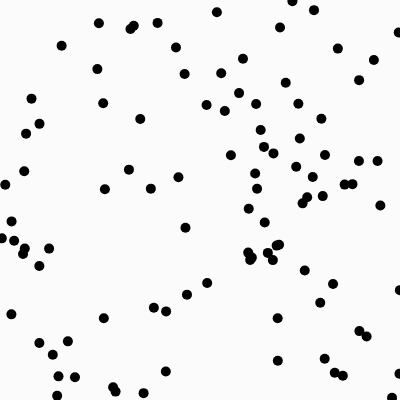
Frame 1 (no input)
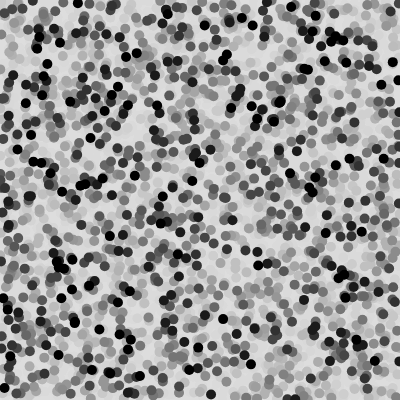
Frame 60 (no input)
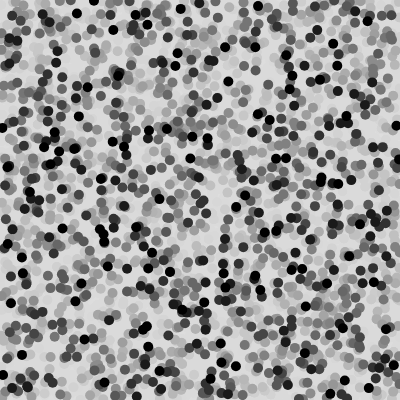
Frame 120 (the mouse pressed at the canvas centre since frame 60)

The p5.js sketch that drew these frames (run headless with seeded random() and noise() and a simulated clock; from frame 60 on, the mouse is pressed at the canvas centre):

// p5.js sketch
// ── sketch.js
/*
BASIC P5JS SKETCH
Jeff Thompson | 2020 | jeffreythompson.org

p5js is a version of Processing for the web. We can
write sketches very similar to the Java version of
Processing but using Javascript (which has no real
connection to Java, despite the name). There are a
few differences though.

CREATING/RUNNING A SKETCH
First, log into the editor (you can use your Github login!)
and create a new sketch. You can rename it at the top, then
save it as you work, all in the browser.

To run it, click the "run" button at the top, just like in
Processing. You can also turn on "auto-refresh" to see changes
happen as you code – sometimes this can be really helpful,
but it can also be annoying.

VARIABLES
In Java, variables are "typed", meaning you have to
specify if "x" is an int, float, String, etc. Javascript
doesn't require this! Instead, we use the command "var"
to create variables.

  int x = 0;    // Java style
  var x = 0;    // JS style (note we still use semicolons!)

You may also see examples that create variables with the
"let" instead of "var". This has to do with the scope of
that variable (global vs "block" level), though for our
purposes they are basically interchangeable.

DRAWING COMMANDS
Nearly all the commands from Processing are carried over.
You can still use rect(), ellipse(), fill(), etc just as
before! There are two that are slightly different, though...

To set the size, we use createCanvas() instead:

  size(400,400);            // Java style
  createCanvas(400,400);    // JS style
  

Functions look a bit different too:

  // Java function
  void multiply(int x, int y) {
    return x * y;
  }
  
  // JS function
  function multiply(x, y) {
    return x * y;
  }

GETTING HELP
You can get help right in the p5js editor! Go to 
Help > Reference... to view the full list of commands.
If you are trying to figure out something specific to
Javascript, check out this extensive tutorial from W3Schools:
https://www.w3schools.com/js/default.asp

*/


// we need a setup() function, just like
// in the Java version
function setup() {
  
  // this is the same as the size() command
  createCanvas(400, 400);
}


// we can include a draw() loop too
function draw() {
  background(220, 30);
  
  // most commands are exactly the same
  // (like setting color for stroke and fill)
  fill(0);
  noStroke();
  
  // others just need to be changed to match
  // the Javascript variable syntax
  for (var i=0; i<100; i++) {
    var x = random(0, width);
    var y = random(0, height);
    ellipse(x,y, 10,10);
  }    
}
